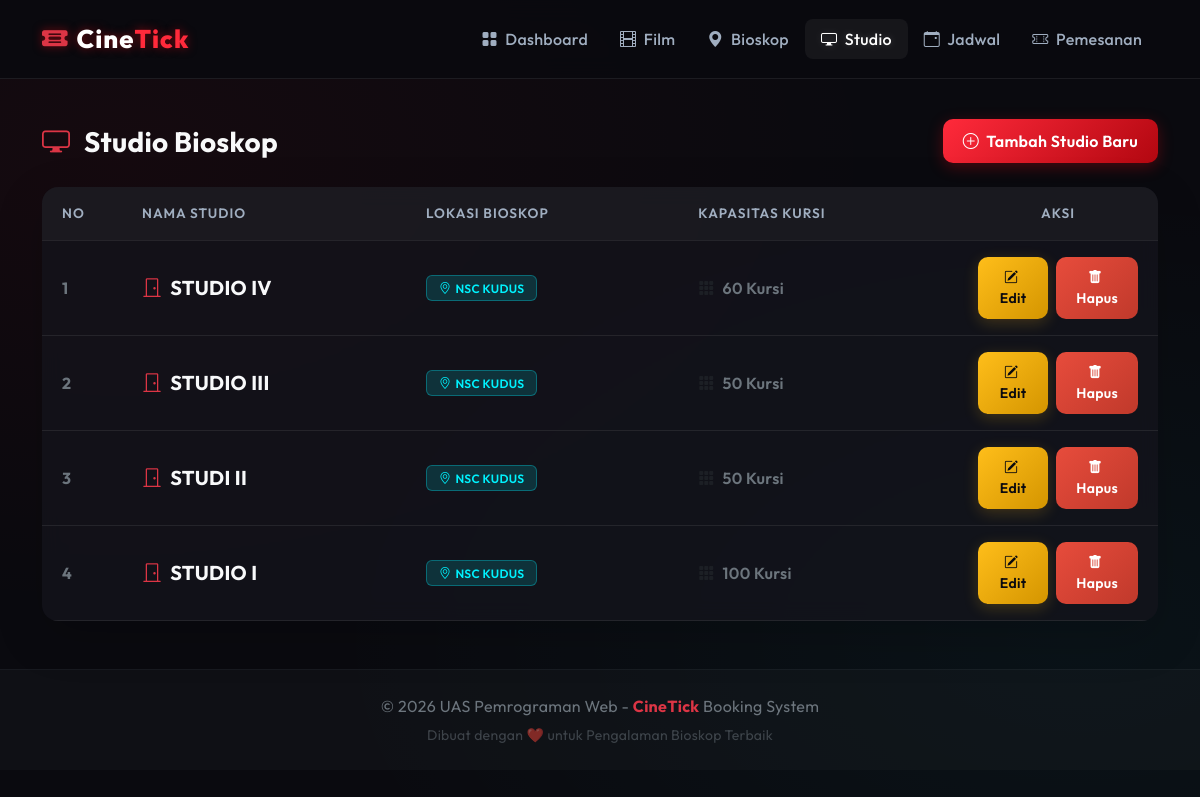
Page /studio_tampil.php on the committed database.
### tables this page shows
CREATE TABLE `studios` (
  `id_studio` int(11) NOT NULL,
  `id_cinema` int(11) DEFAULT NULL,
  `nama_studio` varchar(50) DEFAULT NULL,
  `kapasitas` int(11) DEFAULT NULL
);

CREATE TABLE `cinemas` (
  `id_cinema` int(11) NOT NULL,
  `nama_bioskop` varchar(100) NOT NULL,
  `alamat` text DEFAULT NULL
);

### studio_tampil.php (the view, shortened to what this page needs)
<?php include 'koneksi.php'; include 'header.php'; ?>
<div class="d-flex justify-content-between align-items-center mb-4">
    <h3 class="fw-bold m-0"><i class="bi bi-display text-danger me-2"></i> Studio Bioskop</h3>
    <a href="studio_tambah.php" class="btn btn-primary">
        <i class="bi bi-plus-circle me-1"></i> Tambah Studio Baru
    </a>
</div>
<div class="card border-0 shadow-lg">
    <div class="card-body p-0">
        <div class="table-responsive">
            <table class="table table-hover mb-0">
                <thead>
                    <tr>
                        <th width="80">No</th>
                        <th>Nama Studio</th>
                        <th>Lokasi Bioskop</th>
                        <th>Kapasitas Kursi</th>
                        <th width="200" class="text-center">Aksi</th>
                    </tr>
                </thead>
                <tbody>
                    <?php
                    $no = 1;
                    $sql = "SELECT studios.*, cinemas.nama_bioskop FROM studios
                            JOIN cinemas ON studios.id_cinema = cinemas.id_cinema
                            ORDER BY studios.id_studio DESC";
                    $data = mysqli_query($conn, $sql);
                    while($d = mysqli_fetch_array($data)){
                    ?>
                    <tr>
                        <td class="fw-bold text-secondary"><?= $no++; ?></td>
                        <td class="fw-bold text-light fs-5">
                            <i class="bi bi-door-closed text-danger me-2"></i><?= htmlspecialchars($d['nama_studio']); ?>
                        </td>
                        <td>
                            <span class="badge bg-info text-dark">
                                <i class="bi bi-geo-alt me-1"></i><?= htmlspecialchars($d['nama_bioskop']); ?>
                            </span>
                        </td>
                        <td class="text-secondary fw-semibold">
                            <i class="bi bi-grid-3x3-gap-fill text-muted me-2"></i><?= htmlspecialchars($d['kapasitas']); ?> Kursi
                        </td>
                        <td class="text-center">
                            <div class="d-inline-flex gap-2">
                                <a href="studio_edit.php?id=<?= $d['id_studio']; ?>" class="btn btn-sm btn-warning">
                                    <i class="bi bi-pencil-square me-1"></i>Edit
                                </a>
                                <a href="studio_aksi.php?act=hapus&id=<?= $d['id_studio']; ?>" class="btn btn-sm btn-danger" onclick="return confirm('Hapus studio ini?')">
                                    <i class="bi bi-trash-fill me-1"></i>Hapus
                                </a>
                            </div>
                        </td>
                    </tr>
                    <?php } ?>
                </tbody>
            </table>
        </div>
    </div>
</div>
<?php include 'footer.php'; ?>

### css/style.css (style rules this page uses)
:root { color-scheme: dark; --bg-main: #0a0a0f; --bg-card: rgba(20, 20, 28, 0.75); --border-color: rgba(255, 255, 255, 0.08); --text-primary: #f8f9fa; --text-secondary: #a0aec0; --accent-red: #ff2a3b; --accent-gold: #ffbe1a; --accent-cyan: #00f2fe; --accent-green: #2ecc71; }
body { font-family: 'Outfit', sans-serif; background-color: var(--bg-main); background-image: radial-gradient(at 10% 20%, rgba(229, 9, 20, 0.05) 0px, transparent 50%), radial-gradient(at 90% 80%, rgba(0, 242, 254, 0.04) 0px, transparent 50%); background-attachment: fixed; color: var(--text-primary); min-height: 100vh; letter-spacing: 0.3px; }
.card { background: var(--bg-card); border: 1px solid var(--border-color); border-radius: 16px; backdrop-filter: blur(10px); color: var(--text-primary); box-shadow: 0 8px 32px 0 rgba(0, 0, 0, 0.4); transition: transform 0.3s ease, box-shadow 0.3s ease; overflow: hidden; }
.table { color: var(--text-primary); vertical-align: middle; }
.table > :not(caption) > * > * { padding: 16px 20px; background-color: transparent !important; border-bottom-color: var(--border-color); }
.table thead { background: rgba(255, 255, 255, 0.03); }
.table thead th { font-weight: 600; text-transform: uppercase; font-size: 0.85rem; letter-spacing: 1px; color: var(--text-secondary); }
.btn { border-radius: 10px; font-weight: 600; padding: 10px 20px; transition: all 0.3s cubic-bezier(0.4, 0, 0.2, 1); }
.btn-primary { background: linear-gradient(135deg, var(--accent-red) 0%, #b20710 100%); border: none; box-shadow: 0 4px 15px rgba(229, 9, 20, 0.3); }
.btn-warning { background: linear-gradient(135deg, var(--accent-gold) 0%, #d49500 100%); border: none; color: #0a0a0f !important; box-shadow: 0 4px 15px rgba(255, 190, 26, 0.2); }
.btn-danger { background: linear-gradient(135deg, #e74c3c 0%, #c0392b 100%); border: none; }
.badge { padding: 6px 12px; border-radius: 6px; font-weight: 600; }
.bg-info { background-color: rgba(0, 242, 254, 0.15) !important; color: var(--accent-cyan) !important; border: 1px solid rgba(0, 242, 254, 0.3); }

### rows in the picture
studios: nama_studio "STUDIO IV", id_cinema.nama_bioskop "NSC KUDUS", kapasitas "60"
studios: nama_studio "STUDIO III", id_cinema.nama_bioskop "NSC KUDUS", kapasitas "50"
studios: nama_studio "STUDI II", id_cinema.nama_bioskop "NSC KUDUS", kapasitas "50"
studios: nama_studio "STUDIO I", id_cinema.nama_bioskop "NSC KUDUS", kapasitas "100"
